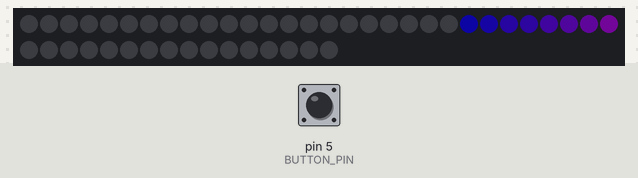
The sketch below on a simulated Arduino Uno, built with avr-gcc and run on an emulated ATmega328P. Shown: 46 RGB LEDs in strip order, left to right, continuing on the next row. The test bench sets the inputs (shaded band); at power-on: pin 5 (BUTTON_PIN) HIGH. Dim RGB values are drawn brighter than linear; random numbers use the default seed unless the sketch sets one.

Above: at 3.2 s.
3.3 s: pin 5 (BUTTON_PIN) pulled LOW for 2.2 s
At 4.4 s:
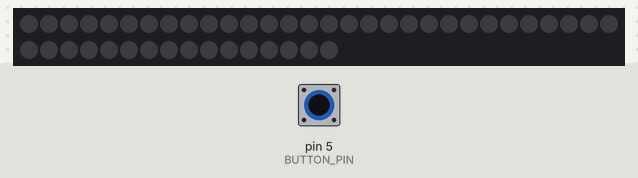
7.0 s: pin 5 (BUTTON_PIN) pulled LOW for 2.2 s
At 9.39 s:
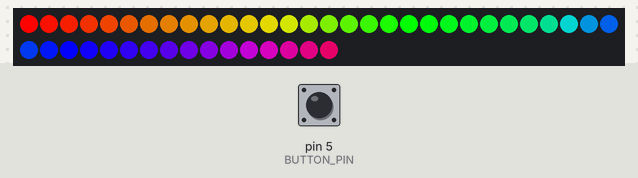
11.6 s: pin 5 (BUTTON_PIN) pulled LOW for 2.2 s
At 15.42 s:
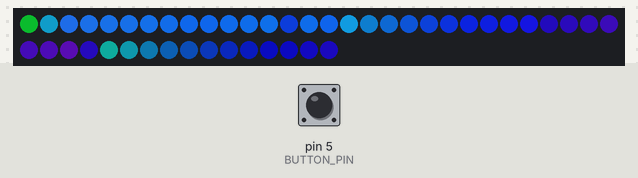
16.2 s: pin 5 (BUTTON_PIN) pulled LOW for 2.2 s
At 17.8 s:
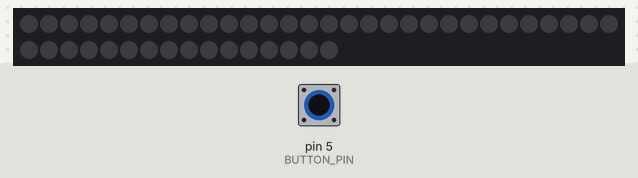
20.0 s: pin 5 (BUTTON_PIN) pulled LOW for 2.2 s
At 22.37 s:
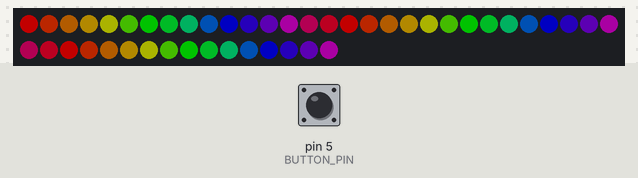
24.6 s: pin 5 (BUTTON_PIN) pulled LOW for 2.2 s
At 27.02 s:
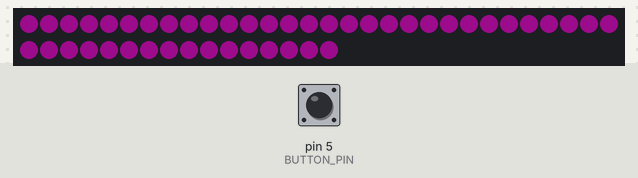

The sketch:

led-fan.ino
```cpp
#include <FastLED.h>
#include <Math.h>

/*
   Animation Configuration Structs
*/
// sine_wave = {phase, loop_delay, brightness, hue, rotation, saturation, frequency, cutoff, bg_color, bg_brightness, velocity, backwards}
typedef struct sine_wave {
  int phase;                // value of phase change
  int loop_delay;           // animation loop delay
  uint8_t brightness;       // light intensity, 0-255
  uint8_t hue;              // color (based on color wheel, 0-255)
  uint8_t saturation;       // color saturation
  uint8_t rotation;         // rate of color rotation
  uint8_t frequency;        // width of wave
  uint8_t cutoff;           // width cutoff (lower == longer wave)
  uint8_t bg_color;         // background hue
  uint8_t bg_brightness;    // background brightness
  int8_t velocity;          // wave animation speed
  bool backwards;           // change animation direction
} SineWave;


// rainbow = {palette, blending, brightness, steps, velocity}
typedef struct rainbow {
  CRGBPalette16 palette; //color palette
  TBlendType blending; //color blending profile
  uint8_t brightness, steps; // light intensity
  int8_t velocity;    // animation speed
} Rainbow;


typedef struct ripple {
  int8_t center, hue_step; //0, -1
  uint8_t min_hue, max_hue, hue, brightness, saturation, r_delay, max_steps;
} Ripple;

// color = {hue, saturation, brightness}
typedef struct color {
  uint8_t hue, saturation, brightness; //MAX, MAX, 0
} SolidColor;


typedef struct stripe {
  uint8_t index, width, hue, saturation, brightness, hue_delta, velocity;
} Stripe;


/*
   Environment Constants
*/
#define CLOCK_PIN 3       // Clock Pin
#define LED_PIN 4         // Data Pin
#define BUTTON_PIN 5      // Mode selection buttion
#define NUM_LEDS 46       // Change to reflect the number of LEDs you have
#define COLOR_ORDER BGR   // GBR, RGB, BRG
#define NUM_MODES 9       // Number of different mode programs
#define MAX 255           // Max value for many animation parameters
#define MIN 0             // Min value for many animation parameters
#define MAX_STEPS 16

CRGB leds[NUM_LEDS];      //naming our LED array
int ledMode = 0;          //Starting animation mode
TBlendType current_blending; //color blending profile


/*
 *  ***Initialize animation model structs ****

*/
// color = {hue, saturation, brightness}
SolidColor color_0 = {150, 200, 150};
SolidColor color_off = {0, 0, 0};

// sine_wave = {phase, loop_delay, brightness, hue, saturation, rotation, frequency, cutoff, bg_color, bg_brightness, velocity, backwards}
SineWave sine_wave_1 = {25, 5, 150, 30, 200,  5, 100, 192,  90, 150, 100, 1};
SineWave sine_wave_2 = {25, 10, 150, 70, 200, 20, 10, 192, 150, 150, 25, 0};
SineWave sine_wave_3 = {25, 100, 150, 150, 200, 30, 25, 192, 210, 150, 50, 1};
Rainbow rainbow_ripple      = {(CRGBPalette16)RainbowColors_p, LINEARBLEND, 150, 16, 10};
Ripple fast_purple_ripple   = {0, 1, 100, 220, 0, 150, 200, 30, 5};
Ripple slow_warm_ripple     = {0, 1, 0, 90, 100, 150, 200, 60, 3};
Stripe rainbow_stripe       = {0, 8, 50, 200, 100, 5, 40};

// spinning_rainbow();
// fill_gradient_RGB(leds, NUM_LEDS,
// fastLED.show();


/*
    END MODELS
*/


void setup() {
  delay(2000); // power-up safety delay
  pinMode(BUTTON_PIN, INPUT_PULLUP);
  FastLED.addLeds<DOTSTAR, LED_PIN, CLOCK_PIN, COLOR_ORDER>(leds, NUM_LEDS).setCorrection(TypicalLEDStrip);
  current_blending = LINEARBLEND;

}

/*
   Run The Animation Programs
*/
void loop() {
  // If button pressed (signal LOW), prepare to change selected program
  if (digitalRead(BUTTON_PIN) == LOW) {
    //FastLED.clearData();
    // Waiting for button release
    while (digitalRead(BUTTON_PIN) == LOW) {
      fill_solid(leds, NUM_LEDS, CRGB::Black);
      FastLED.show();
      delay(100);
    }

    ledMode++;  // Rotate to next LED animation mode (wraps back to 0)
    if (ledMode > NUM_MODES) {
      ledMode = 0;
    }
  }
/********
 *
 *
 * Programs!!!!!!
 *
 */
  switch (ledMode) {
    case 0:
      animate_stripe(&rainbow_stripe);
      break;
    case 1:
      animate_sine_wave(&sine_wave_1);
      break;
    case 2:
      spinning_rainbow();
      break;
    case 3:
      animate_ripple(&fast_purple_ripple);
      break;
    case 4:
      animate_sine_wave(&sine_wave_2);
      break;
    case 5:
      animate_rainbow(&rainbow_ripple);
      break;
    case 6:
      animate_sine_wave(&sine_wave_3);
      break;
    case 7:
      animate_ripple(&slow_warm_ripple);
      break;
    case 8:
      animate_gradient(CRGB(185,43,39), CRGB(21,101,192));
      break;

//      FastLED.show();
  }
}

/*
   Solid Color Animation
*/
void animate_color(color* c) {
  fill_solid(leds, NUM_LEDS, CHSV(c->hue, c->saturation, c->brightness));
  FastLED.setBrightness(c->brightness);
  FastLED.show();
}

/*
   Sine Wave Animation
*/
void animate_sine_wave(sine_wave* w) {
  fill_sine_leds(w);
  FastLED.delay(50);
  //  show_at_max_brightness_for_power();
  //  delay_at_max_brightness_for_power(w->loop_delay * 2.5);
}

void fill_sine_leds(sine_wave* w) {
  if (!w->backwards) {
    w->phase += w->velocity;
  } else {
    w->phase -= w->velocity;
  }

  w->hue += w->rotation;

  for (int i = 0; i < NUM_LEDS; i++) {
    w->brightness = cubicwave8((i * w->frequency) + w->phase) > w->cutoff ? w->brightness : 0;

    leds[i] = CHSV(w->bg_color, w->saturation, w->bg_brightness);
    leds[i] += CHSV(w->hue, w->saturation, w->brightness);                               // Assigning hues and brightness to the led array.
    FastLED.show();
  }
  w->bg_color++;
}

/*
   Rainbow Animation
*/
void animate_rainbow(rainbow* r) {
  static uint8_t i = 0;
  i++;

  FastLED.setBrightness(r->brightness);
  FillLEDsFromPaletteColors(r, i);
  FastLED.show();
  FastLED.delay(10);
}

/*
   Generate Rainbow LED Pattern
*/
void FillLEDsFromPaletteColors(rainbow* r, uint8_t color_idx) {
  for (int i = 0; i < NUM_LEDS; i++) {
    leds[i] = ColorFromPalette(r->palette, color_idx, r->brightness, r->blending);
    color_idx += r->steps;
  }
}

void animate_ripple(ripple* r) {
  fill_ripple(r);
  show_at_max_brightness_for_power();
  delay_at_max_brightness_for_power(r->r_delay);
}

void fill_ripple(ripple* r) {
  if (r->hue > r->max_hue || r->hue < r->min_hue) {
    r->hue = random16(r->min_hue, r->max_hue);
  }

  for (int i = 0; i < NUM_LEDS; i++) {
    leds[i] = CHSV(r->hue + r->hue_step, r->saturation, r->brightness);  // Rotate background color.
    FastLED.show();
    FastLED.delay(r->r_delay);

    switch (r->hue_step) {
      case -1:
        r->center = random(NUM_LEDS);
        r->hue = random16(r->min_hue, r->max_hue);
        r->hue_step = 1;
        break;
      case 0:
        leds[r->center] = CHSV(r->hue++, r->saturation, r->brightness);              // Display the first pixel of the ripple.
        r->hue_step++;
        break;
      case MAX_STEPS:
        r->hue_step = -1;
        break;
      default:
        leds[wrap(r->center + r->hue_step)] += CHSV(r->hue++, r->saturation, r->brightness); // Display the next pixels in the range for one side.
        leds[wrap(r->center - r->hue_step)] += CHSV(r->hue++, r->saturation, r->brightness); // Display the next pixels in the range for the other side.
        r->hue_step++;
        break;
    }
  }
  FastLED.delay(r->r_delay);
}


int wrap(int step) {
  if (step < 0) {
    return NUM_LEDS + step;
  } else if (step > NUM_LEDS - 1) {
    return step - NUM_LEDS;
  }
  return step;
}

void animate_stripe(stripe* s) {
  fill_stripes(s);
}

void color_change_stripe(stripe* s) {
  if (s->width >= NUM_LEDS) {
    s->width = NUM_LEDS - 1;
  }

  fill_stripes(s);
}
//  uint8_t index, width, hue, saturation, brightness, hue_delta, velocity;

void fill_stripes(stripe* s) {
  int fill_pos, clear_pos;

  for (int i = s->index; i < NUM_LEDS; i++) {
    fill_pos = i;
    s->hue += s->hue_delta;

    if (fill_pos > NUM_LEDS) {
      fill_pos -= NUM_LEDS;
    }

    clear_pos = fill_pos - s->width;

    leds[fill_pos] = CHSV(s->hue, s->saturation, s->brightness);
    FastLED.show();

    if (clear_pos >= NUM_LEDS) {
      clear_pos -= NUM_LEDS;
    } else if (clear_pos < 0) {
      clear_pos += NUM_LEDS;
    }

    leds[clear_pos] = 0;
    FastLED.delay(s->velocity);
  }
}

void clear_stripe(stripe* s) {
  int clear_pos = s->index - s->width;

  for (int j = 0; j < s->width; j++) {
    if (clear_pos >= NUM_LEDS) {
      clear_pos -= NUM_LEDS;
    } else if (clear_pos < 0) {
      clear_pos += NUM_LEDS;
    }

    leds[clear_pos] = CRGB::Black;
    FastLED.show();
    clear_pos++;
    FastLED.delay(s->velocity);
  }
}

// show a spinning or scrolling rainbow
void spinning_rainbow() {
  // variable used for the initial hue of the rainbow
  // we start it out at 0
  // but since it's static, it'll keep it's value as we change it
  static byte initialHue = 0;

  // increase the hue by 1 each time
  initialHue = initialHue + 1;

  // the amount we want the hue to change between each LED
  // by dividing the number of hues (255), by the number of LEDs,
  // this code makes each LED a different color
  // and covers the entire rainbow spectrum (red, orange, yellow, green, blue, indigo, violet)
  byte changeInHue = 255 / NUM_LEDS;

  // use FastLED to fill the LEDs with a rainbow
  fill_rainbow(leds, NUM_LEDS, initialHue, changeInHue);
  FastLED.show();
  FastLED.delay(10);
}

void animate_gradient(CRGB start_color, CRGB end_color) {
  for(int i = 0; i < NUM_LEDS * 2; i++) {
//    fill_gradient_RGB(leds, NUM_LEDS, start_color, end_color);
    FastLED.show();
    start_color += 5;
    end_color += 5;
    FastLED.delay(30);
  }
}
```
